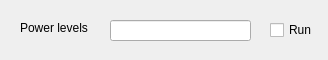
<?xml version="1.0" encoding="UTF-8"?>
<ui version="4.0">
 <class>PowermeterWindow</class>
 <widget class="QWidget" name="PowermeterWindow">
  <property name="geometry">
   <rect>
    <x>0</x>
    <y>0</y>
    <width>328</width>
    <height>60</height>
   </rect>
  </property>
  <property name="windowTitle">
   <string>Form</string>
  </property>
  <widget class="QLabel" name="powerMeterLabel">
   <property name="geometry">
    <rect>
     <x>20</x>
     <y>20</y>
     <width>91</width>
     <height>16</height>
    </rect>
   </property>
   <property name="text">
    <string>Power levels</string>
   </property>
  </widget>
  <widget class="QLineEdit" name="powermeterText">
   <property name="geometry">
    <rect>
     <x>110</x>
     <y>20</y>
     <width>141</width>
     <height>21</height>
    </rect>
   </property>
  </widget>
  <widget class="QCheckBox" name="runBox">
   <property name="geometry">
    <rect>
     <x>270</x>
     <y>20</y>
     <width>87</width>
     <height>20</height>
    </rect>
   </property>
   <property name="text">
    <string>Run</string>
   </property>
  </widget>
 </widget>
 <resources/>
 <connections/>
</ui>
